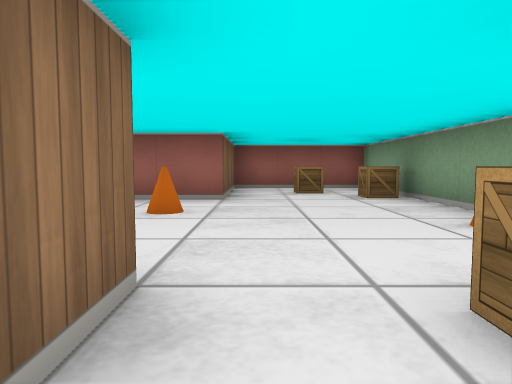
view 1 (above)

21 first-person views from a walk through a cub3D level. The camera is about half as high as the walls, tilts 4° down and sees 70° across. The floor is counted in squares. Each view is taken from the middle of a square. On the plan, view 1 faces up. The plan holds only what a view shows up to about 9 squares ahead; the rest is blank. The place goes on beyond the plan.

view 2
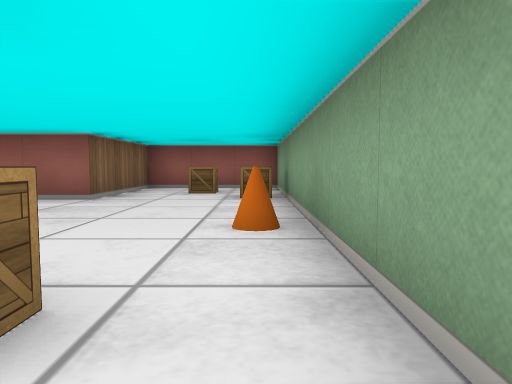

view 3
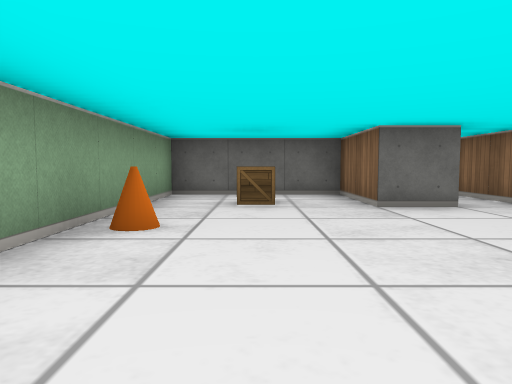

view 4
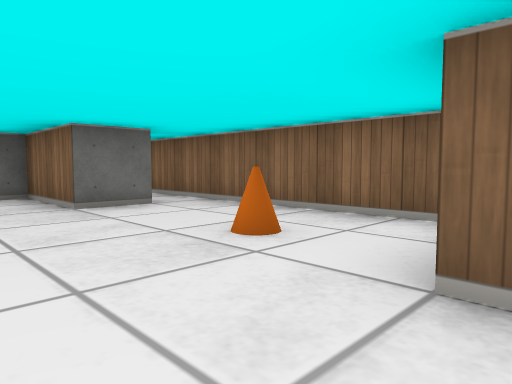

view 5
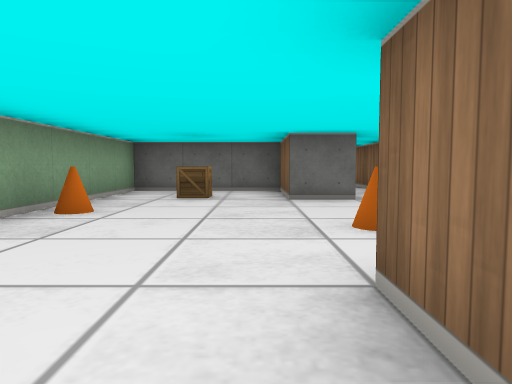

view 6
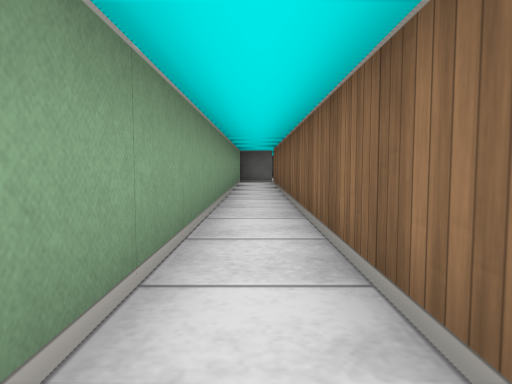

view 7
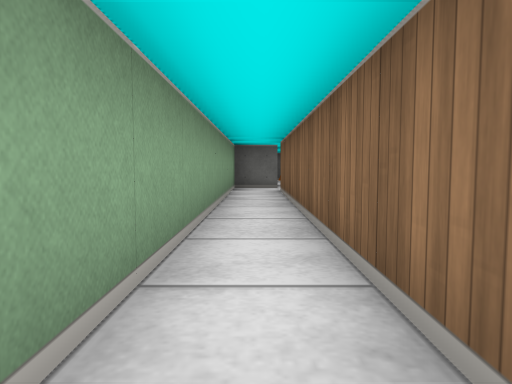

view 8
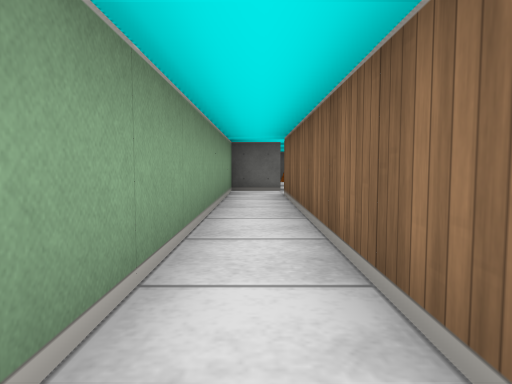

view 9
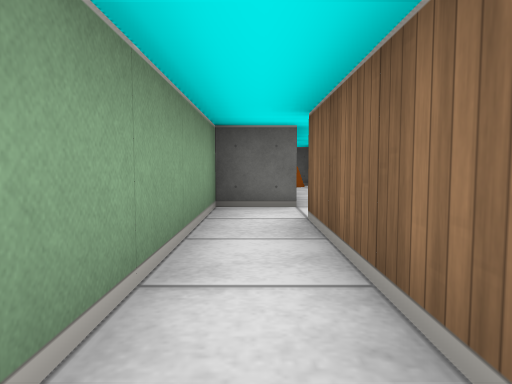

view 10
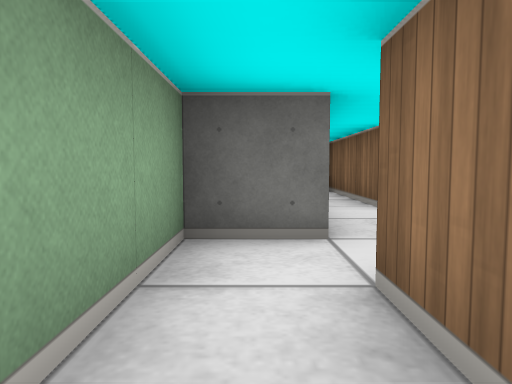

view 11
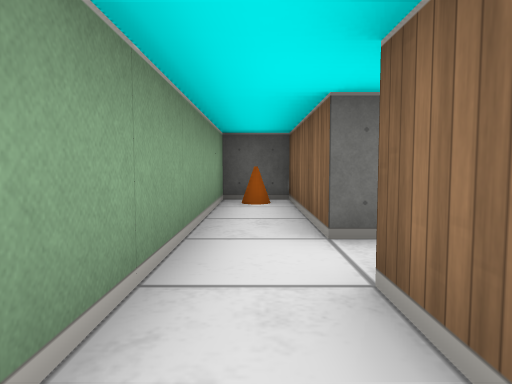

view 12
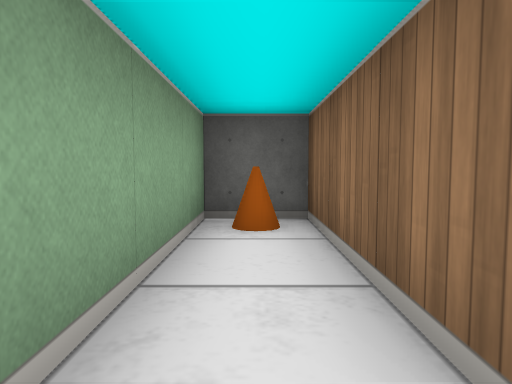

view 13
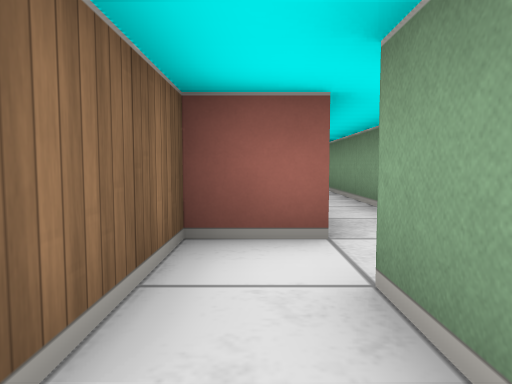

view 14
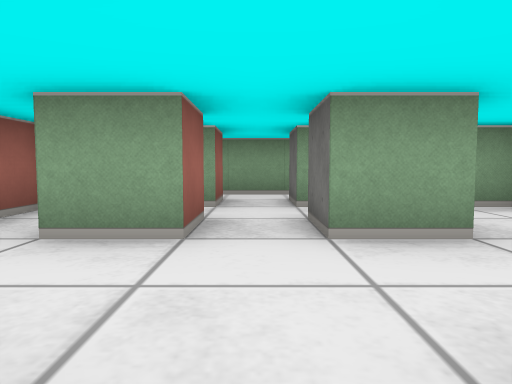

view 15
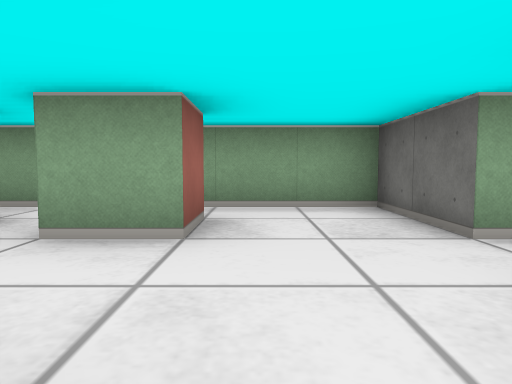

view 16
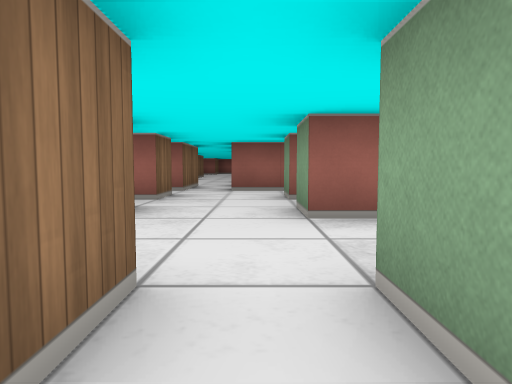

view 17
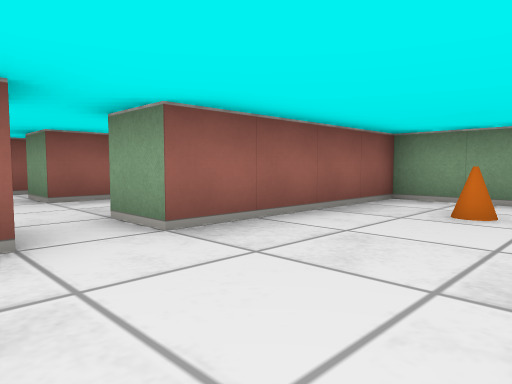

view 18
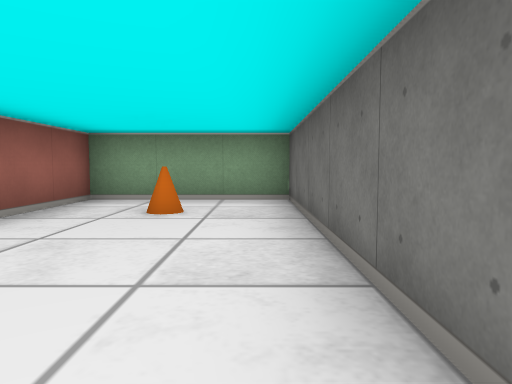

view 19
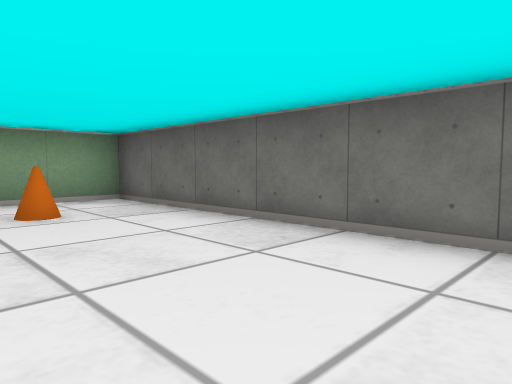

view 20
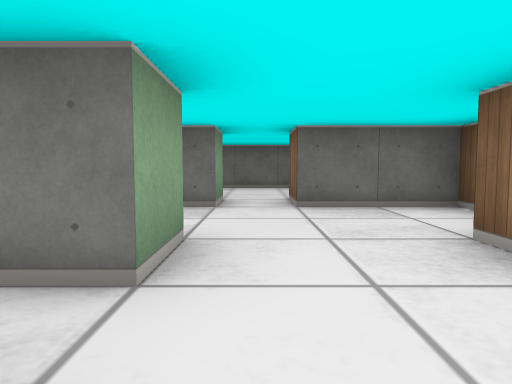

view 21
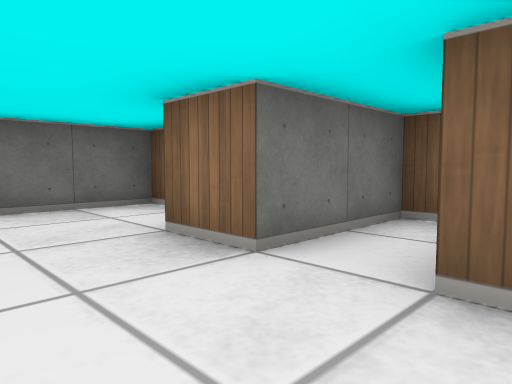

### Floor plan
Points are (right, up) in squares from view 1. A wall is a line through its corners. A room is listed if a view was taken in it or the views show most of it. See-through windows are left out.
Room 1 (views 1, 2, 3, 4, 5, 6, 7, 8, 9, 10)
walls: (-2.5, 4.9) (-2.5, -8.5); (-1.5, -8.5) (-1.5, 1.5) (-0.5, 1.5) (-0.5, -0.5) (2.5, -0.5) (2.5, 8.5) (-0.5, 8.5) (-0.5, 5.5) (-1.9, 5.5)
ways out: opening at (-2, -8) to room 2
objects: cone (-1, 4); crate (1, 1); crate (1, 7); cone (2, 3); crate (2, 6)
Room 2 (views 11, 12, 13)
walls: (-4.5, -11.5) (-3.5, -11.5) (-3.5, -14.5) (-2.5, -14.5) (-2.5, -9.5) (-1.5, -9.5) (-1.5, -8.5); (-2.5, -8.5) (-3.5, -8.5) (-3.5, -10.5) (-4.5, -10.5)
ways out: opening at (-2, -8) to room 1; opening at (-4, -11) to room 3
objects: cone (-3, -14)
Room 3 (views 14, 15, 20, 21)
walls: (-5.5, -12.5) (-6.5, -12.5) (-6.5, -11.5) (-5.5, -11.5); (-5.5, -10.5) (-6.5, -10.5) (-6.5, -9.5); (-6.5, -14.5) (-4.5, -14.5) (-4.5, -11.5); (-8.5, -9.5) (-8.5, -10.5) (-8.9, -10.5); (-4.5, -10.5) (-4.5, -9.8); (-9.6, -14.5) (-7.5, -14.5); (-10.6, -11.5) (-8.5, -11.5) (-8.5, -12.5); (-4.8, -8.5) (-7.5, -8.5)
ways out: opening at (-4, -11) to room 2; opening at (-7, -15) to room 4; opening at (-8, -9)
Room 4 (views 16, 17, 18, 19)
walls: (-7.9, -18.5) (-2.5, -18.5) (-2.5, -15.5) (-6.5, -15.5) (-6.5, -14.5); (-7.5, -14.5) (-7.5, -15.5)
ways out: opening at (-7, -15) to room 3
objects: cone (-4, -17)

Positions as (right, up) in squares from view 1, and headings:
1: (0, 0), facing up
2: (2, 0), facing up
3: (1, 6), facing down
4: (1, 6), facing down-left
5: (0, 7), facing down
6: (-2, 2), facing down
7: (-2, -1), facing down
8: (-2, -2), facing down
9: (-2, -5), facing down
10: (-2, -7), facing down
11: (-3, -9), facing down
12: (-3, -11), facing down
13: (-3, -11), facing up
14: (-9, -11), facing right
15: (-9, -13), facing right
16: (-7, -16), facing up
17: (-8, -18), facing up-right
18: (-8, -18), facing right
19: (-8, -16), facing down-right
20: (-7, -10), facing down
21: (-7, -10), facing down-left
